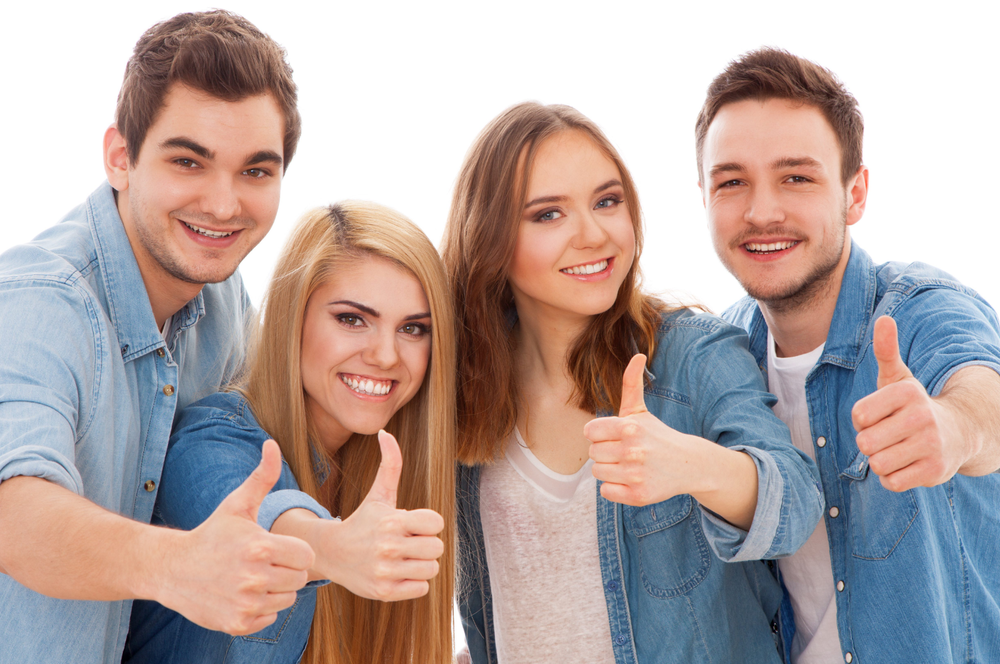
#> input picture 1.png, 1000 x 664 px, shrunk from 1555 x 1033 before the run; its folder holds only this picture in this run
$ python facedetection.py
#> lines starting #> are read from the running program, lines starting #| are printed output that depends on the picture; after the words box and inside, x2 and y2 are one past the last pixel; in counts of white or black regions, pixels touching at a corner belong together
import cv2,glob

all_images=glob.glob("*.png")
detect=cv2.CascadeClassifier("haarcascade_frontalface_default (1).xml")

for image in all_images:
    img=cv2.imread(image)
#> img is the input picture: shape (664, 1000, 3); mean B, G, R 162.3, 165.2, 181
    gray_img=cv2.cvtColor(img,cv2.COLOR_BGR2GRAY)
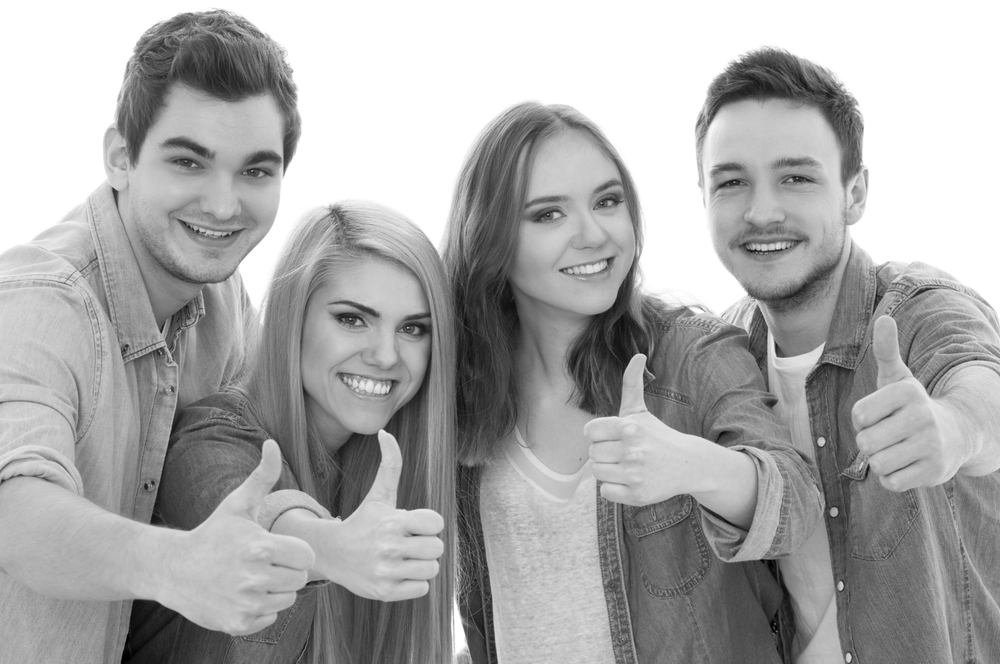
#> gray_img: shape (664, 1000); min 0, max 255, mean 169.6
    faces=detect.detectMultiScale(gray_img,1.1,5)
#> faces = [[504, 146, 157, 157], [302, 264, 156, 156], [680, 113, 174, 174], [122, 91, 192, 192]]

    for(x,y,w,h) in faces:
        final_img=cv2.rectangle(img,(x,y),(x+w,y+h),(0,255,0),1)
#> this loop made 4 passes
#> pass 2, `final_img=cv2.rectangle(img,(x,y),(x+w,y+h),(0,255,0),1)`:
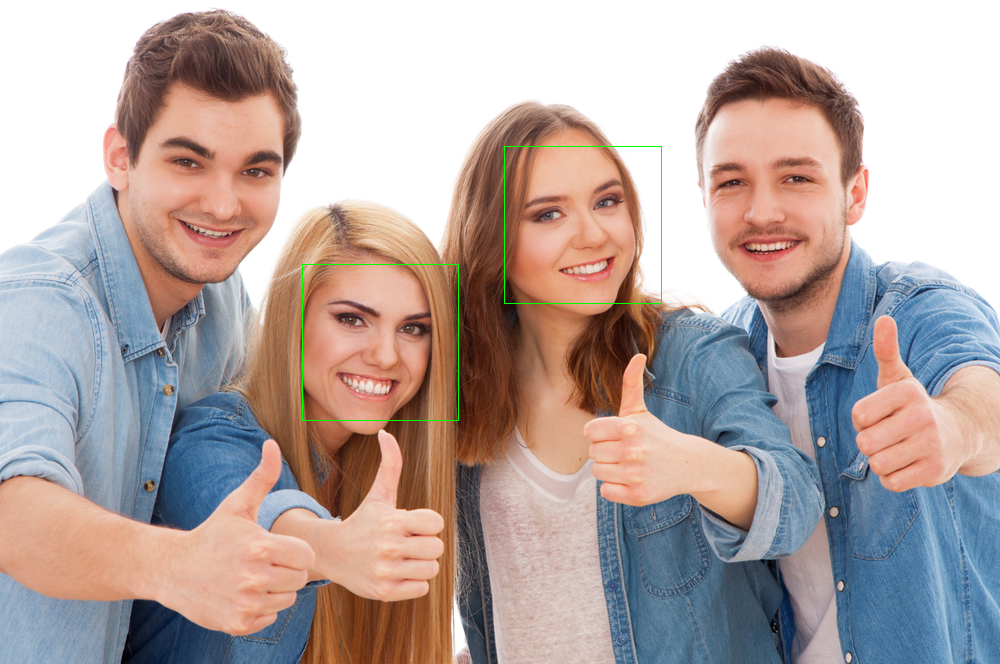
#> final_img: shape (664, 1000, 3); mean B, G, R 162.2, 165.5, 180.7
#> pass 3, `final_img=cv2.rectangle(img,(x,y),(x+w,y+h),(0,255,0),1)`:
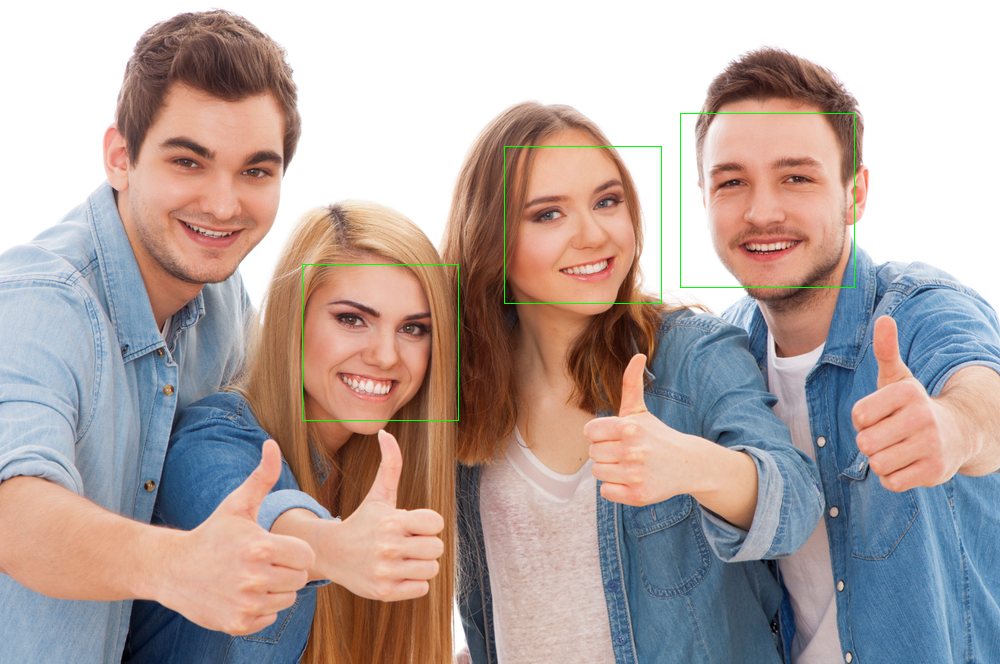
#> final_img: shape (664, 1000, 3); 0.1% of pixels changed, all inside (x1, y1, x2, y2) = (680, 113, 855, 288)
#> after the loop:
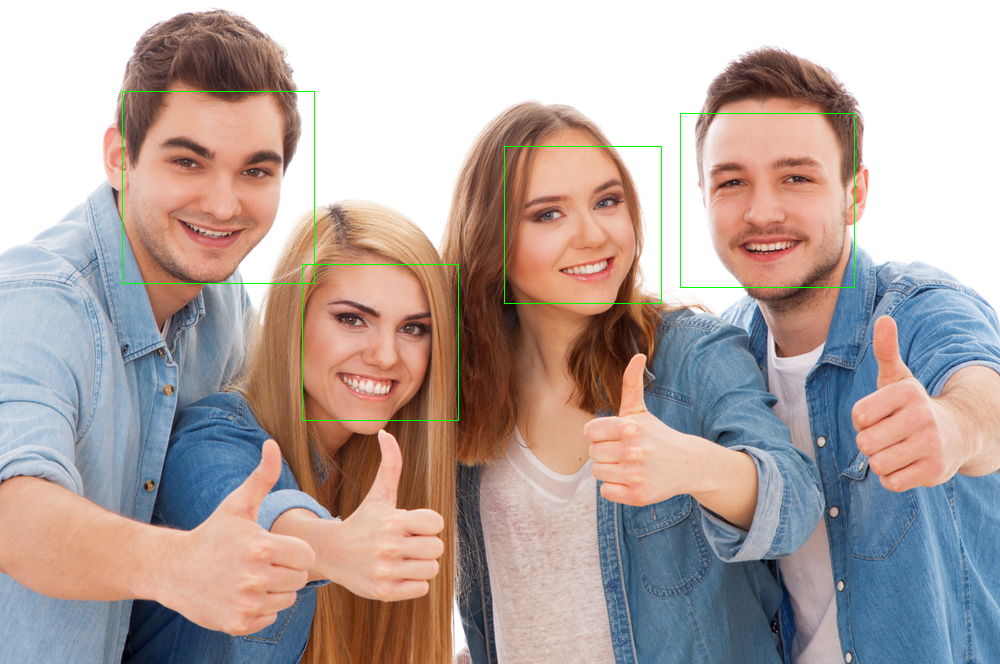
#> img: shape (664, 1000, 3); 0.41% of pixels changed, all inside (x1, y1, x2, y2) = (122, 91, 855, 421)

    cv2.imshow("group photo",final_img)
    cv2.waitKey(10000)
    cv2.destroyAllWindows()

$ run again, on 2.png
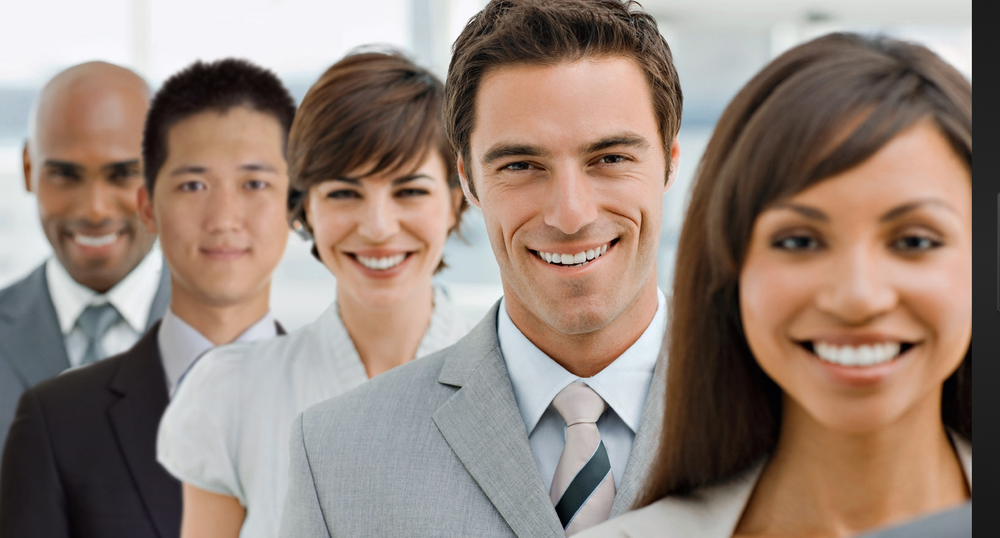
#> input picture 2.png, 1000 x 538 px, shrunk from 1812 x 974 before the run
#> img is the input picture: shape (538, 1000, 3); mean B, G, R 120.6, 131.4, 149.5
#> `gray_img=cv2.cvtColor(img,cv2.COLOR_BGR2GRAY)`:
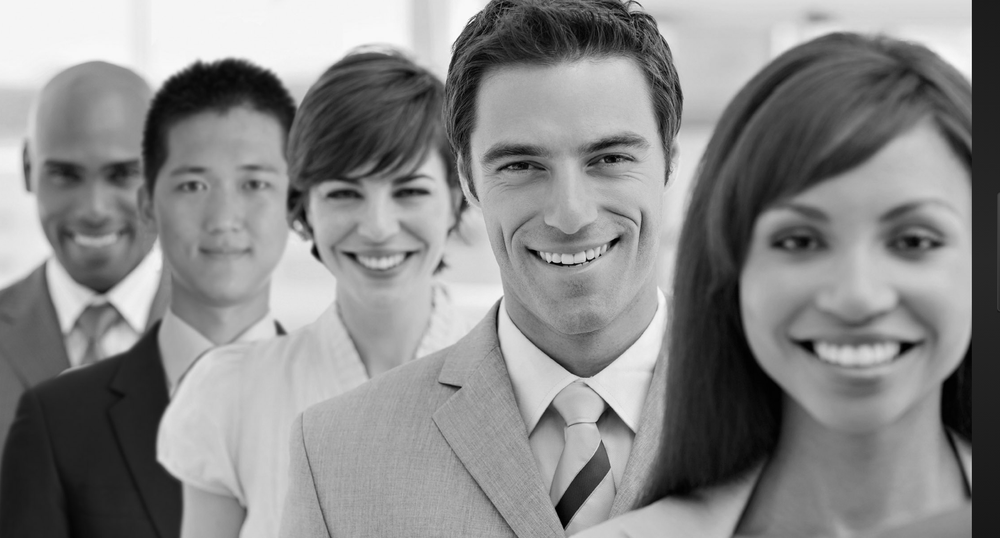
#> gray_img: shape (538, 1000); min 0, max 255, mean 135.6
#> faces = [[18, 119, 152, 152], [139, 119, 172, 172], [287, 128, 173, 173], [444, 68, 242, 242], [702, 136, 275, 275]]
#> the loop `for(x,y,w,h) in faces:` made 5 passes
#> after the loop `for(x,y,w,h) in faces:`:
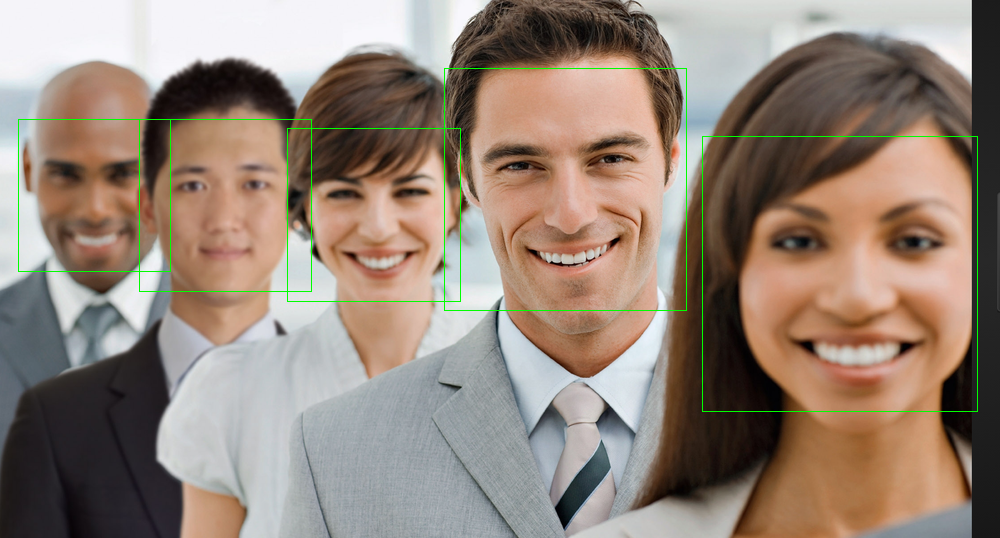
#> img: shape (538, 1000, 3); 0.75% of pixels changed, all inside (x1, y1, x2, y2) = (18, 68, 978, 412)

$ run again, on 3.png
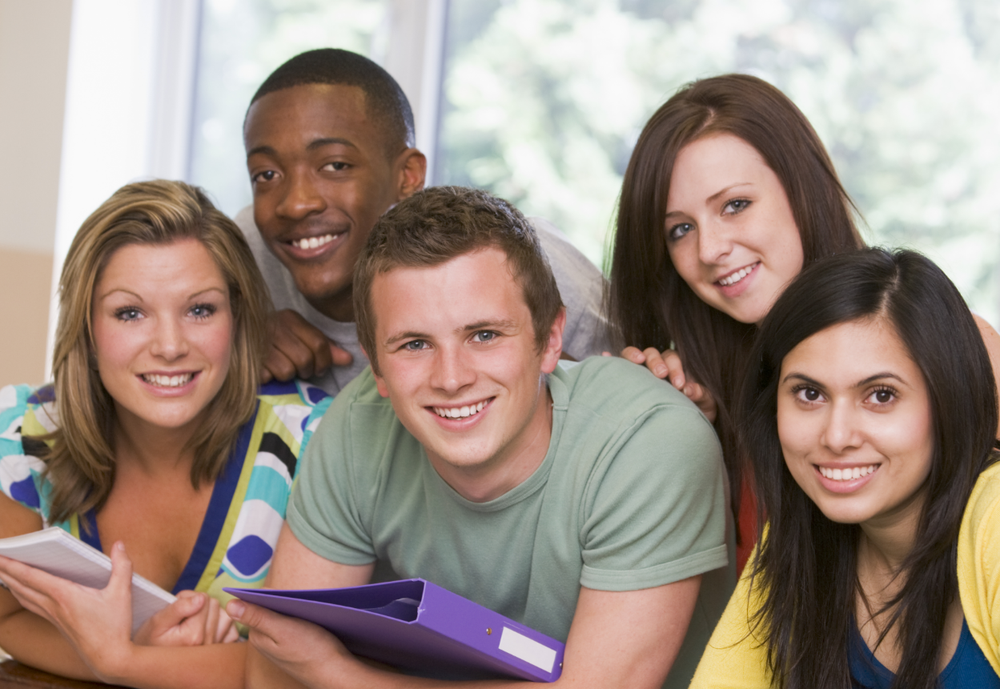
#> input picture 3.png, 1000 x 689 px, shrunk from 1249 x 861 before the run
#> img is the input picture: shape (689, 1000, 3); mean B, G, R 128.9, 138.8, 155.1
#> `gray_img=cv2.cvtColor(img,cv2.COLOR_BGR2GRAY)`:
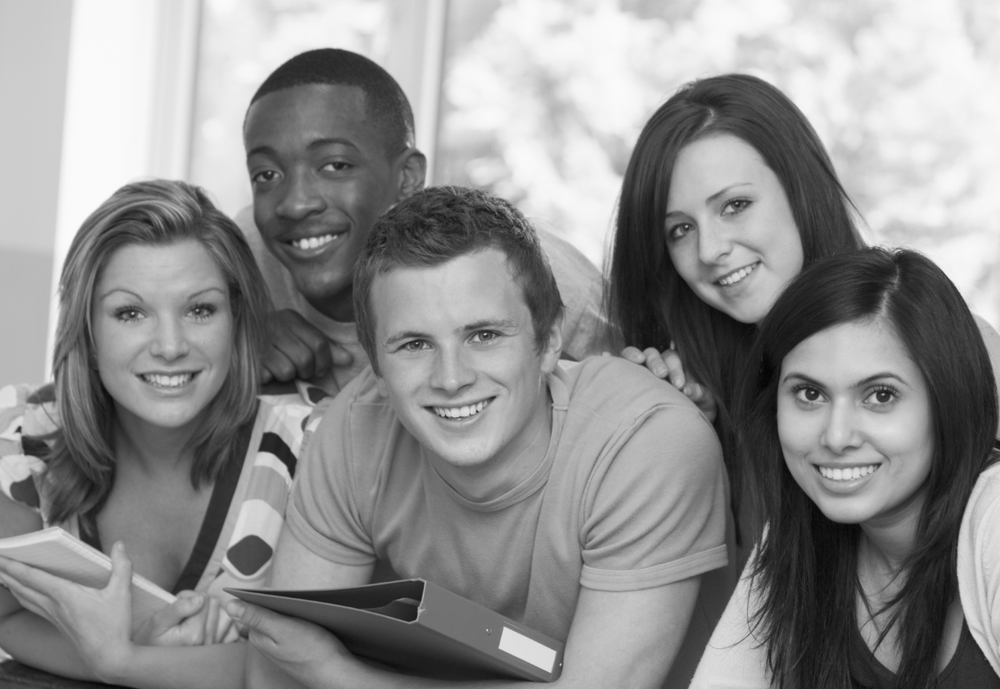
#> gray_img: shape (689, 1000); min 4, max 250, mean 142.6
#> faces = [[655, 145, 165, 165], [82, 247, 168, 168], [356, 265, 192, 192], [753, 324, 186, 186], [215, 99, 175, 175]]
#> the loop `for(x,y,w,h) in faces:` made 5 passes
#> after the loop `for(x,y,w,h) in faces:`:
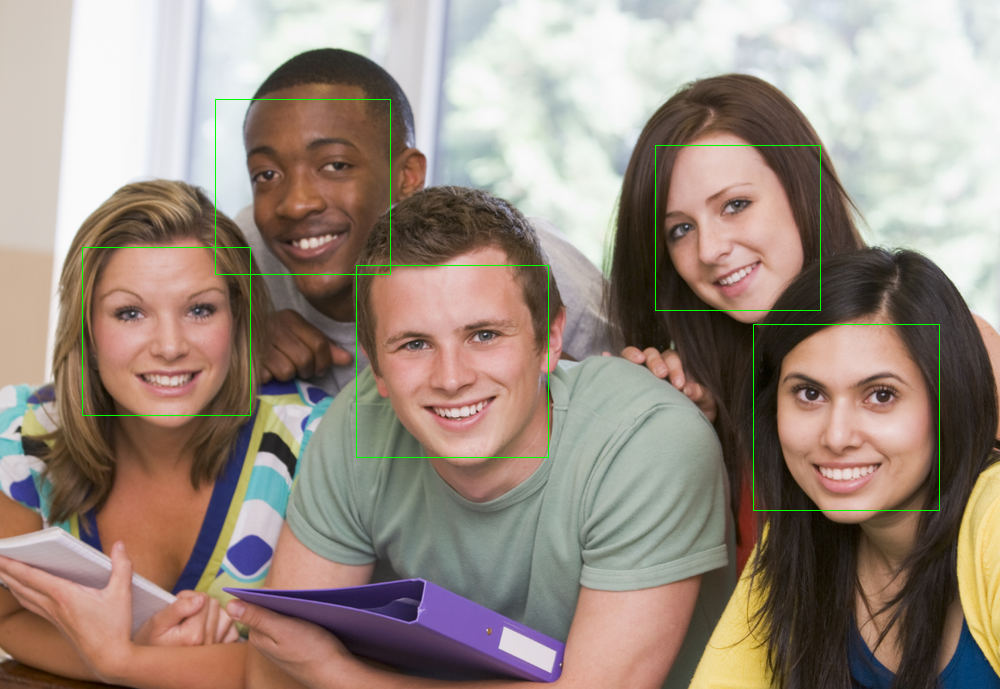
#> img: shape (689, 1000, 3); 0.51% of pixels changed, all inside (x1, y1, x2, y2) = (82, 99, 940, 511)
